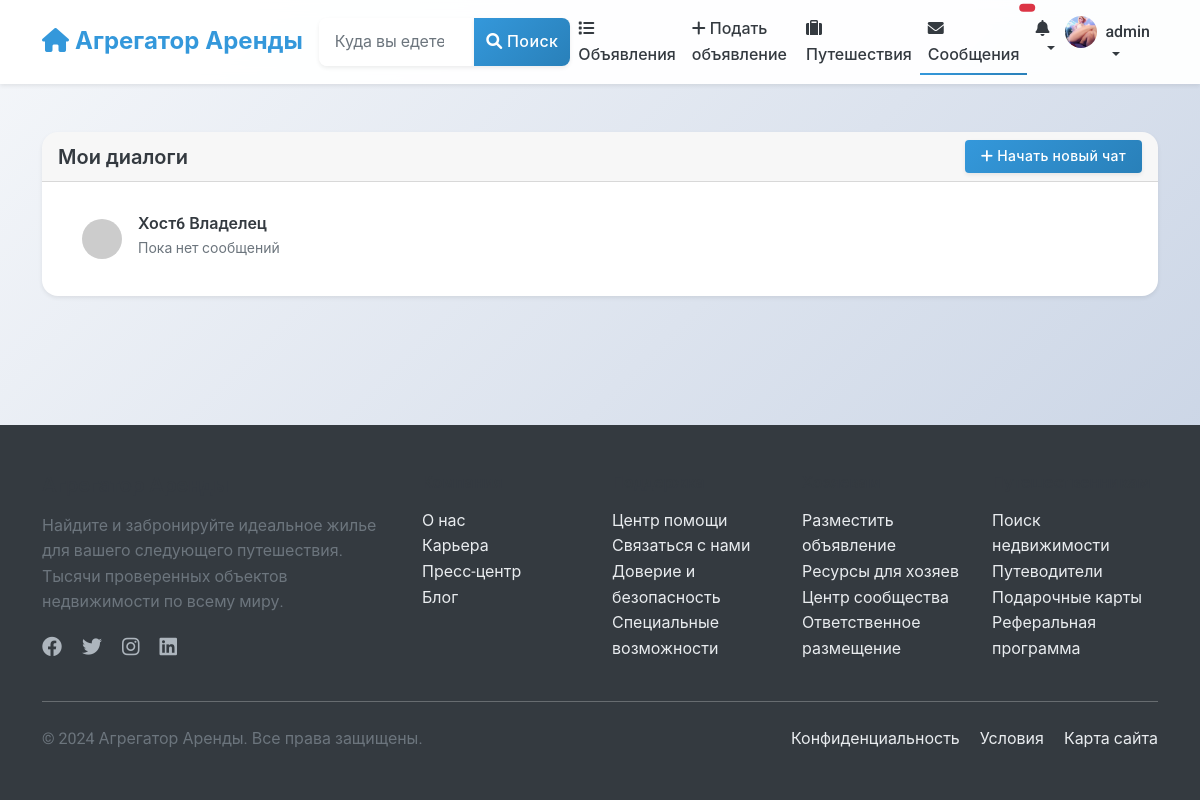
Page /chat/ (signed in) on the earlier database version.
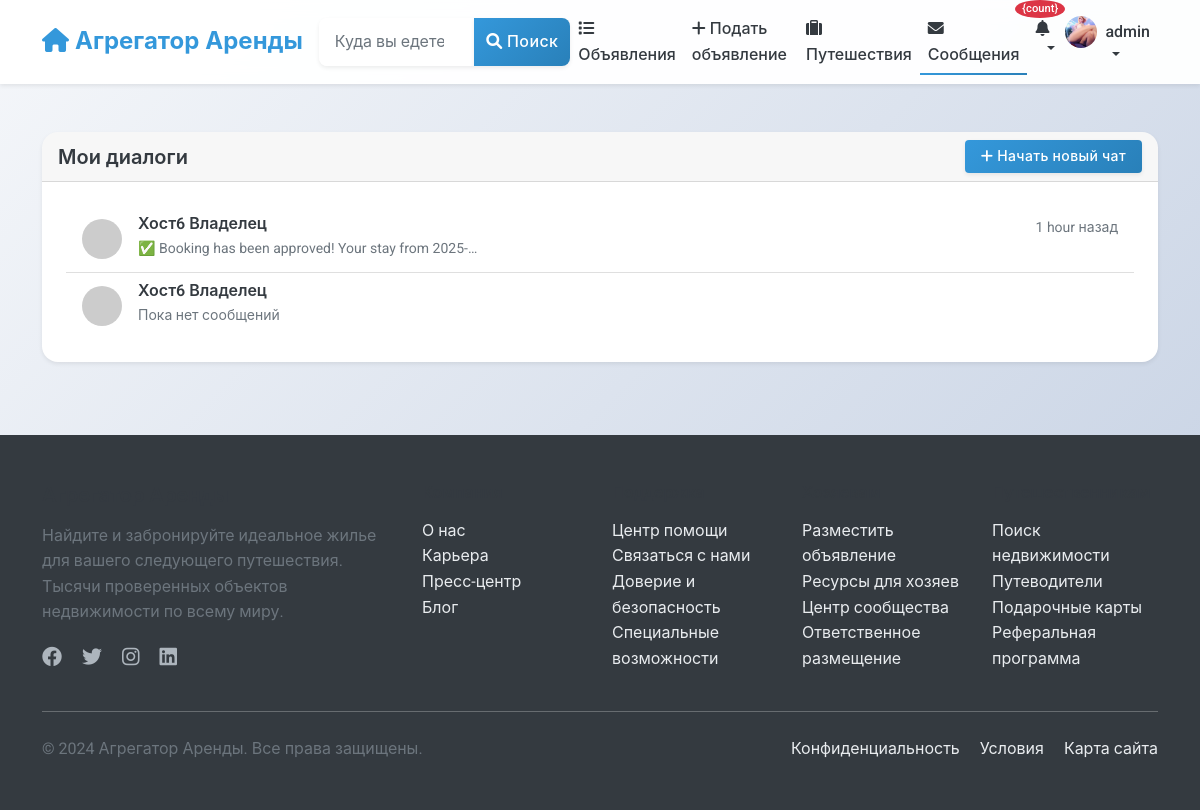
Same page on the later database version.
### chat/models.py (models this page shows, shortened)
class Conversation(models.Model):
    participants = models.ManyToManyField(
        settings.AUTH_USER_MODEL,
        related_name='conversations',
        verbose_name=_("Participants")
    )
    created_at = models.DateTimeField(_("Created at"), auto_now_add=True)
    updated_at = models.DateTimeField(_("Updated at"), auto_now=True)
    listing = models.ForeignKey(
        'listings.Listing',
        on_delete=models.SET_NULL,
        related_name='conversations',
        null=True,
        blank=True,
        verbose_name=_("Related Listing")
    )
    booking = models.ForeignKey(
        'listings.Booking',
        on_delete=models.SET_NULL,
        related_name='conversations',
        null=True,
        blank=True,
        verbose_name=_("Related Booking")
    )
    class Meta:
        verbose_name = _("Conversation")
        verbose_name_plural = _("Conversations")
        ordering = ['-updated_at']
    @property
    def last_message(self):
        return self.messages.order_by('-created_at').first()
    def get_other_participant(self, user=None):
        if user:
            return self.participants.exclude(id=user.id).first()
        return self.participants.first()
    def get_unread_count(self, user=None):
        if user:
            return self.messages.filter(is_read=False).exclude(sender=user).count()
        return 0

class Message(models.Model):
    conversation = models.ForeignKey(
        Conversation,
        on_delete=models.CASCADE,
        related_name='messages',
        verbose_name=_("Conversation")
    )
    sender = models.ForeignKey(
        settings.AUTH_USER_MODEL,
        on_delete=models.CASCADE,
        related_name='sent_messages',
        verbose_name=_("Sender")
    )
    content = models.TextField(_("Message"))
    created_at = models.DateTimeField(_("Created at"), auto_now_add=True)
    is_read = models.BooleanField(_("Is read"), default=False)
    class Meta:
        verbose_name = _("Message")
        verbose_name_plural = _("Messages")
        ordering = ['created_at']

### users/models.py (models this page shows, shortened)
class User(AbstractUser):
    phone_number = models.CharField(_("Phone number"), max_length=20, blank=True)
    profile_picture = models.ImageField(_("Profile picture"), upload_to='profile_pictures/', blank=True, null=True)
    bio = models.TextField(_("Bio"), blank=True)
    is_phone_verified = models.BooleanField(_("Phone verified"), default=False)
    is_id_verified = models.BooleanField(_("ID verified"), default=False)
    is_host = models.BooleanField(_("Is host"), default=False)
    is_guest = models.BooleanField(_("Is guest"), default=True)
    ROLE_CHOICES = [
        ('user', _('Regular User')),
        ('host', _('Host')),
        ('moderator', _('Moderator')),
        ('admin', _('Administrator')),
    ]
    role = models.CharField(_("Role"), max_length=20, choices=ROLE_CHOICES, default='user')
    email_notifications = models.BooleanField(_("Email notifications"), default=True)
    sms_notifications = models.BooleanField(_("SMS notifications"), default=False)
    date_joined = models.DateTimeField(_("Date joined"), auto_now_add=True)
    last_updated = models.DateTimeField(_("Last updated"), auto_now=True)
    class Meta:
        verbose_name = _("User")
        verbose_name_plural = _("Users")

### chat/views.py (the view)
# urls.py: path('', views.conversation_list, name='conversation_list'),
@login_required
def conversation_list(request):
    conversations = Conversation.objects.filter(
        participants=request.user
    ).select_related('listing', 'booking').prefetch_related('participants')
    conversations_with_data = []
    for conversation in conversations:
        conversation.unread_count = conversation.get_unread_count(request.user)
        conversation.other_user = conversation.get_other_participant(request.user)
        conversations_with_data.append(conversation)
    return render(request, 'chat/conversation_list.html', {
        'conversations': conversations_with_data
    })

### notifications/templatetags/notify_tags.py (called while the page is built)
@register.simple_tag(takes_context=True)
def notification_count(context):
    user = context['request'].user
    if user.is_authenticated:
        count = user.notifications.filter(is_read=False).count()
        return count
    return 0

### chat/templates/chat/conversation_list.html (shortened to what this page needs)
    {% extends 'base.html' %}
    {% load static %}
    {% block content %}
    <div class="container mt-4">
        <div class="row">
            <div class="col-12">
                <div class="card">
                    <div class="card-header d-flex justify-content-between align-items-center">
                        <h5 class="mb-0">Мои диалоги</h5>
                        <a href="{% url 'chat:start_conversation' %}" class="btn btn-primary btn-sm">
                            <i class="fas fa-plus me-1"></i>Начать новый чат
                        </a>
                    </div>
                    <div class="card-body">
                        {% if conversations %}
                            <div class="list-group list-group-flush">
                                {% for conversation in conversations %}
                                    <a href="{% url 'chat:conversation_detail' conversation.pk %}"
                                       class="list-group-item list-group-item-action">
                                        <div class="d-flex w-100 justify-content-between">
                                            <div class="d-flex align-items-center">
                                                <div class="me-3">
                                                    {% with other_user=conversation.other_user %}
                                                        {% if other_user %}
                                                            <img src="https://ui-avatars.com/api/?name={{ other_user.get_full_name|default:other_user.username }}&background=007bff&color=fff"
                                                                 class="rounded-circle" width="40" height="40" alt="Аватар">
                                                        {% endif %}
                                                    {% endwith %}
                                                </div>
                                                <div>
                                                    <h6 class="mb-1">
                                                        {% with other_user=conversation.other_user %}
                                                            {% if other_user %}
                                                                {{ other_user.get_full_name|default:other_user.username }}
                                                            {% else %}
                                                                Неизвестный пользователь
                                                            {% endif %}
                                                        {% endwith %}
                                                    </h6>
                                                    {% if conversation.last_message %}
                                                        <p class="mb-1 text-muted small">{{ conversation.last_message.content|truncatechars:50 }}</p>
                                                    {% else %}
                                                        <p class="mb-1 text-muted small">Пока нет сообщений</p>
                                                    {% endif %}
                                                </div>
                                            </div>
                                            <div class="text-end">
                                                {% if conversation.last_message %}
                                                    <small class="text-muted">{{ conversation.last_message.created_at|timesince }} назад</small>
                                                {% endif %}
                                            </div>
                                        </div>
                                    </a>
                                {% endfor %}
                            </div>
                        {% endif %}
                    </div>
                </div>
            </div>
        </div>
    </div>
    {% endblock %}

### templates/includes/navbar.html (shortened to what the changed rows need)
<nav class="navbar navbar-expand-lg navbar-light bg-white shadow-sm">
    <div class="container">
        <div class="collapse navbar-collapse" id="navbarSupportedContent">
            <ul class="navbar-nav ms-auto mb-2 mb-lg-0">
                {% if user.is_authenticated %}
                    {% if user.is_host %}
                    <li class="nav-item dropdown">
                        <a class="nav-link dropdown-toggle" href="#" id="hostDropdown" role="button"
                           data-bs-toggle="dropdown" aria-expanded="false">
                            <i class="fas fa-home"></i> Управление
                        </a>
                        <ul class="dropdown-menu">
                            <li>
                                <a class="dropdown-item" href="{% url 'listings:host_dashboard' %}">
                                    <i class="fas fa-tachometer-alt"></i> Панель управления
                                </a>
                            </li>
                            <li>
                                <a class="dropdown-item" href="{% url 'listings:host_listings' %}">
                                    <i class="fas fa-list"></i> Мои объявления
                                </a>
                            </li>
                            <li>
                                <a class="dropdown-item" href="{% url 'listings:listing_create' %}">
                                    <i class="fas fa-plus"></i> Создать объявление
                                </a>
                            </li>
                            <li>
                                <a class="dropdown-item" href="{% url 'listings:host_bookings' %}">
                                    <i class="fas fa-calendar-check"></i> Запросы на бронирование
                                </a>
                            </li>
                            <li>
                                <a class="dropdown-item" href="{% url 'subscriptions:plan_list' %}">
                                    <i class="fas fa-credit-card"></i> Управление подписками
                                </a>
                            </li>
                        </ul>
                    </li>
                    {% else %}
                    <li class="nav-item">
                        <a class="nav-link" href="{% url 'listings:listing_create' %}">
                            <i class="fas fa-plus"></i> Подать объявление
                        </a>
                    </li>
                    {% endif %}
                    <li class="nav-item">
                        <a class="nav-link {% if request.resolver_match.url_name == 'user_bookings' %}active{% endif %}"
                           href="{% url 'listings:user_bookings' %}">
                            <i class="fas fa-suitcase"></i> Путешествия
                        </a>
                    </li>
                    <li class="nav-item">
                        <a class="nav-link position-relative {% if 'chat' in request.path %}active{% endif %}"
                           href="{% url 'chat:conversation_list' %}">
                            <i class="fas fa-envelope"></i> Сообщения
                            <span id="message-badge" class="position-absolute top-0 start-100 translate-middle badge rounded-pill bg-danger"
                                  hx-get="{% url 'chat:get_unread_count' %}"
                                  hx-trigger="load, every 30s"
                                  hx-swap="innerHTML">
                            </span>
                        </a>
                    </li>
                    <li class="nav-item dropdown">
                        <a class="nav-link dropdown-toggle position-relative" href="#" id="notificationDropdown"
                           role="button" data-bs-toggle="dropdown" aria-expanded="false"
                           onclick="loadNotifications()"
                           data-bs-auto-close="outside">
                            <i class="fas fa-bell"></i>
                            <span class="position-absolute"
                                  id="notification-badge-container"
                                  style="top: -8px; right: -8px; z-index: 1000;"
                                  hx-get="{% url 'notifications:get_unread_count' %}"
                                  hx-trigger="load, every 30s"
                                  hx-swap="innerHTML">
                                {% load notify_tags %}
                                {% notification_count as count %}
                                {% if count > 0 %}
                                <span class="badge bg-danger" id="notification-badge" style="font-size: 0.7rem; min-width: 18px; height: 18px; border-radius: 50%; display: flex; align-items: center; justify-content: center;">{count}</span>
                                {% endif %}
                            </span>
                        </a>
                    </li>
                    <li class="nav-item dropdown">
                        <a class="nav-link dropdown-toggle d-flex align-items-center" href="#" id="userDropdown" role="button"
                           data-bs-toggle="dropdown" aria-expanded="false">
                            {% if user.profile_picture %}
                                <img src="{{ user.profile_picture.url }}" alt="{{ user.username }}" class="rounded-circle me-2" width="32" height="32" style="object-fit: cover;">
                            {% else %}
                                <i class="fas fa-user-circle fa-lg me-2"></i>
                            {% endif %}
                            {{ user.username }}
                        </a>
                    </li>
                {% endif %}
            </ul>
        </div>
    </div>
</nav>

Differences in the rows shown:
added Conversation: other_user.get_full_name "Хост6 Владелец", last_message.content "✅ Booking has been approved! Your stay from 2025-…", last_message.created_at "1 hour"
Other differences:
text now shown: "{count}"
